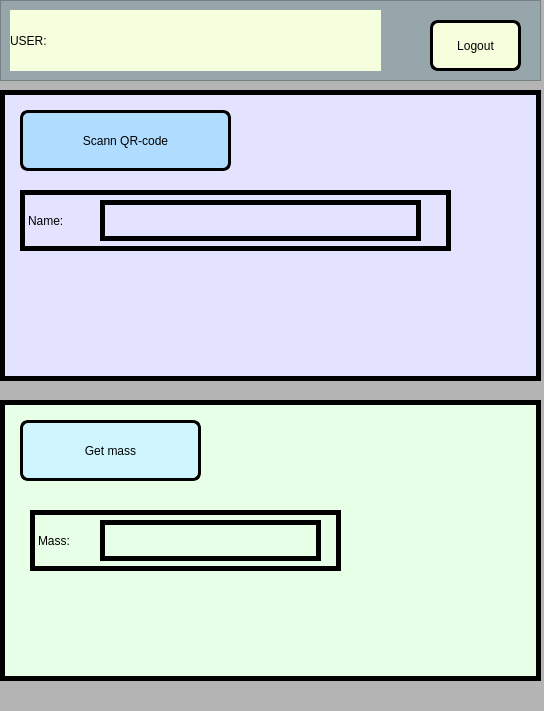
<?xml version="1.0" encoding="UTF-8"?>
<ui version="4.0">
 <class>MainWindow</class>
 <widget class="QMainWindow" name="MainWindow">
  <property name="geometry">
   <rect>
    <x>0</x>
    <y>0</y>
    <width>544</width>
    <height>711</height>
   </rect>
  </property>
  <property name="windowTitle">
   <string>MainWindow</string>
  </property>
  <property name="styleSheet">
   <string notr="true">background-color: rgb(180, 180, 180);</string>
  </property>
  <widget class="QWidget" name="centralwidget">
   <widget class="QFrame" name="frame">
    <property name="geometry">
     <rect>
      <x>0</x>
      <y>0</y>
      <width>541</width>
      <height>81</height>
     </rect>
    </property>
    <property name="styleSheet">
     <string notr="true">background-color: rgb(150, 166, 170);</string>
    </property>
    <property name="frameShape">
     <enum>QFrame::StyledPanel</enum>
    </property>
    <property name="frameShadow">
     <enum>QFrame::Raised</enum>
    </property>
    <widget class="QPushButton" name="pushButton">
     <property name="geometry">
      <rect>
       <x>430</x>
       <y>20</y>
       <width>91</width>
       <height>51</height>
      </rect>
     </property>
     <property name="styleSheet">
      <string notr="true">QPushButton{

font: 18pt &quot;MS Shell Dlg 2&quot;;
border: 3px solid;
border-radius: 8px;
border-color: rgb(0, 0, 0);
background-color: rgb(245, 255, 221);
}

QPushButton::pressed{

	background-color: rgb(255, 200, 70);


}


</string>
     </property>
     <property name="text">
      <string>Logout</string>
     </property>
    </widget>
    <widget class="QLabel" name="label">
     <property name="geometry">
      <rect>
       <x>10</x>
       <y>10</y>
       <width>371</width>
       <height>61</height>
      </rect>
     </property>
     <property name="styleSheet">
      <string notr="true">font: 24pt &quot;MS Shell Dlg 2&quot;;

border-color: rgb(0, 0, 0);
background-color: rgb(245, 255, 221);</string>
     </property>
     <property name="text">
      <string>USER:</string>
     </property>
    </widget>
    <widget class="QLabel" name="label_2">
     <property name="geometry">
      <rect>
       <x>110</x>
       <y>20</y>
       <width>251</width>
       <height>41</height>
      </rect>
     </property>
     <property name="styleSheet">
      <string notr="true">background-color: rgb(245, 255, 221);

font: 24pt &quot;MS Shell Dlg 2&quot;;
</string>
     </property>
     <property name="text">
      <string/>
     </property>
    </widget>
   </widget>
   <widget class="QFrame" name="frame_2">
    <property name="geometry">
     <rect>
      <x>0</x>
      <y>90</y>
      <width>541</width>
      <height>291</height>
     </rect>
    </property>
    <property name="styleSheet">
     <string notr="true">background-color: rgb(227, 226, 255);
border:5px solid;</string>
    </property>
    <property name="frameShape">
     <enum>QFrame::StyledPanel</enum>
    </property>
    <property name="frameShadow">
     <enum>QFrame::Raised</enum>
    </property>
    <widget class="QPushButton" name="pushButton_2">
     <property name="geometry">
      <rect>
       <x>20</x>
       <y>20</y>
       <width>211</width>
       <height>61</height>
      </rect>
     </property>
     <property name="styleSheet">
      <string notr="true">QPushButton{

font: 18pt &quot;MS Shell Dlg 2&quot;;
border: 3px solid;
border-radius: 8px;
border-color: rgb(0, 0, 0);
background-color: rgb(176, 221, 255);
}

QPushButton::pressed{

	background-color : rgb(92, 132, 197);


}</string>
     </property>
     <property name="text">
      <string>Scann QR-code</string>
     </property>
    </widget>
    <widget class="QLabel" name="label_4">
     <property name="geometry">
      <rect>
       <x>20</x>
       <y>100</y>
       <width>431</width>
       <height>61</height>
      </rect>
     </property>
     <property name="styleSheet">
      <string notr="true">font: 14pt &quot;MS Shell Dlg 2&quot;;</string>
     </property>
     <property name="text">
      <string>Name:</string>
     </property>
    </widget>
    <widget class="QLabel" name="label_5">
     <property name="geometry">
      <rect>
       <x>100</x>
       <y>110</y>
       <width>321</width>
       <height>41</height>
      </rect>
     </property>
     <property name="text">
      <string/>
     </property>
    </widget>
   </widget>
   <widget class="QFrame" name="frame_3">
    <property name="geometry">
     <rect>
      <x>0</x>
      <y>400</y>
      <width>541</width>
      <height>281</height>
     </rect>
    </property>
    <property name="styleSheet">
     <string notr="true">background-color: rgb(231, 255, 231);
border:5px solid;</string>
    </property>
    <property name="frameShape">
     <enum>QFrame::StyledPanel</enum>
    </property>
    <property name="frameShadow">
     <enum>QFrame::Raised</enum>
    </property>
    <widget class="QPushButton" name="pushButton_3">
     <property name="geometry">
      <rect>
       <x>20</x>
       <y>20</y>
       <width>181</width>
       <height>61</height>
      </rect>
     </property>
     <property name="styleSheet">
      <string notr="true">QPushButton{

font: 18pt &quot;MS Shell Dlg 2&quot;;
border: 3px solid;
border-radius: 8px;
border-color: rgb(0, 0, 0);
background-color : rgb(207, 246, 255);
}

QPushButton::pressed{

	background-color : rgb(92, 132, 197);


}</string>
     </property>
     <property name="text">
      <string>Get mass</string>
     </property>
    </widget>
    <widget class="QLabel" name="label_3">
     <property name="geometry">
      <rect>
       <x>30</x>
       <y>110</y>
       <width>311</width>
       <height>61</height>
      </rect>
     </property>
     <property name="styleSheet">
      <string notr="true">font: 14pt &quot;MS Shell Dlg 2&quot;;</string>
     </property>
     <property name="text">
      <string>Mass:</string>
     </property>
    </widget>
    <widget class="QLabel" name="label_6">
     <property name="geometry">
      <rect>
       <x>100</x>
       <y>120</y>
       <width>221</width>
       <height>41</height>
      </rect>
     </property>
     <property name="text">
      <string/>
     </property>
    </widget>
   </widget>
  </widget>
  <widget class="QMenuBar" name="menubar">
   <property name="geometry">
    <rect>
     <x>0</x>
     <y>0</y>
     <width>544</width>
     <height>21</height>
    </rect>
   </property>
  </widget>
  <widget class="QStatusBar" name="statusbar"/>
 </widget>
 <resources/>
 <connections/>
</ui>
